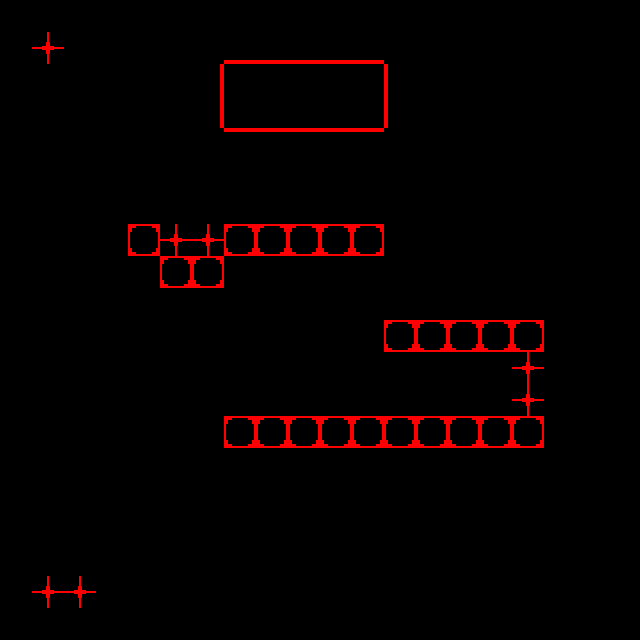

A 2D game scene composited from a Tiled map and its tileset images. What follows is a short description and the map's XML, with every tile layer's data as written:
An orthogonal 20x20 tile map with 32x32 px tiles, 1 tile layer (topology) and 2 objects (player_spawn, enemy_spawn).

<map version="1.0" orientation="orthogonal" renderorder="right-up" width="20" height="20" tilewidth="32" tileheight="32" nextobjectid="8">
 <tileset firstgid="1" name="test_tiles" tilewidth="32" tileheight="32" tilecount="64" columns="8">
  <image source="test_tiles.png" width="256" height="256" />
  <tile id="48">
   <properties>
    <property name="collides" value="___R" />
   </properties>
  </tile>
  <tile id="49">
   <properties>
    <property name="collides" value="_D__" />
   </properties>
  </tile>
  <tile id="50">
   <properties>
    <property name="collides" value="UDLR" />
    <property name="damage" type="int" value="4" />
   </properties>
  </tile>
  <tile id="56">
   <properties>
    <property name="collides" value="U___" />
   </properties>
  </tile>
  <tile id="57">
   <properties>
    <property name="collides" value="__L_" />
   </properties>
  </tile>
  <tile id="58">
   <properties>
    <property name="collides" value="UDLR" />
   </properties>
  </tile>
 </tileset>
 <layer name="topology" width="20" height="20">
  <data encoding="csv">
0,0,0,0,0,0,0,0,0,0,0,0,0,0,0,0,0,0,0,0,
0,51,0,0,0,0,0,50,50,50,50,50,0,0,0,0,0,0,0,0,
0,0,0,0,0,0,49,0,0,0,0,0,58,0,0,0,0,0,0,0,
0,0,0,0,0,0,49,0,0,0,0,0,58,0,0,0,0,0,0,0,
0,0,0,0,0,0,0,57,57,57,57,57,0,0,0,0,0,0,0,0,
0,0,0,0,0,0,0,0,0,0,0,0,0,0,0,0,0,0,0,0,
0,0,0,0,0,0,0,0,0,0,0,0,0,0,0,0,0,0,0,0,
0,0,0,0,59,51,51,59,59,59,59,59,0,0,0,0,0,0,0,0,
0,0,0,0,0,59,59,0,0,0,0,0,0,0,0,0,0,0,0,0,
0,0,0,0,0,0,0,0,0,0,0,0,0,0,0,0,0,0,0,0,
0,0,0,0,0,0,0,0,0,0,0,0,59,59,59,59,59,0,0,0,
0,0,0,0,0,0,0,0,0,0,0,0,0,0,0,0,51,0,0,0,
0,0,0,0,0,0,0,0,0,0,0,0,0,0,0,0,51,0,0,0,
0,0,0,0,0,0,0,59,59,59,59,59,59,59,59,59,59,0,0,0,
0,0,0,0,0,0,0,0,0,0,0,0,0,0,0,0,0,0,0,0,
0,0,0,0,0,0,0,0,0,0,0,0,0,0,0,0,0,0,0,0,
0,0,0,0,0,0,0,0,0,0,0,0,0,0,0,0,0,0,0,0,
0,0,0,0,0,0,0,0,0,0,0,0,0,0,0,0,0,0,0,0,
0,51,51,0,0,0,0,0,0,0,0,0,0,0,0,0,0,0,0,0,
0,0,0,0,0,0,0,0,0,0,0,0,0,0,0,0,0,0,0,0
</data>
 </layer>
 <objectgroup name="spawns">
  <object id="4" name="spawn" type="player_spawn" x="271" y="366.5" />
  <object id="7" name="enemy1" type="enemy_spawn" x="510" y="257" />
 </objectgroup>
</map>
